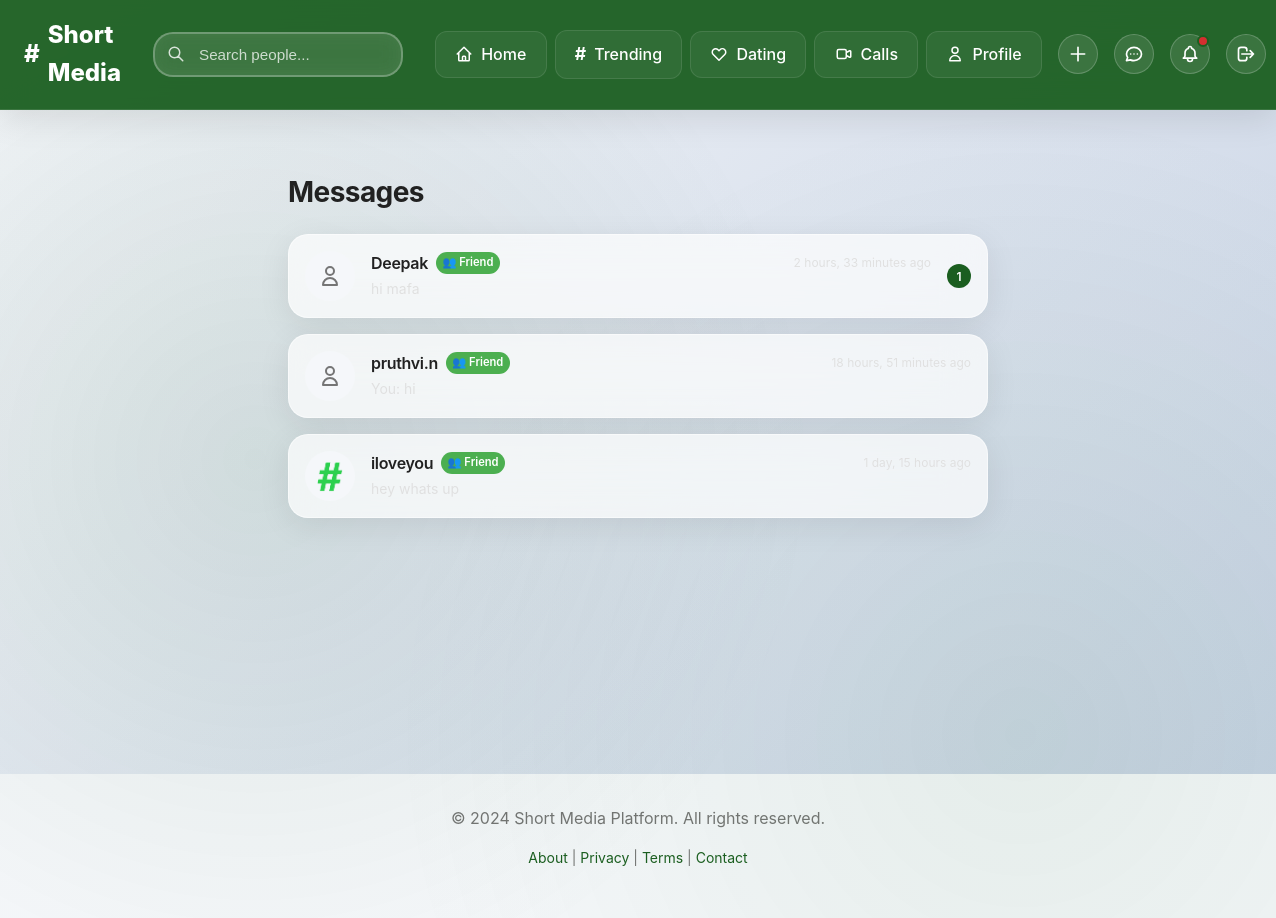
The app's page /messages/inbox/ (signed in) with its own data.
### messaging/models.py (models this page shows, shortened)
class Conversation(TimeStampedModel):
    participant1 = models.ForeignKey(
        settings.AUTH_USER_MODEL,
        on_delete=models.CASCADE,
        related_name='conversations_as_participant1'
    )
    participant2 = models.ForeignKey(
        settings.AUTH_USER_MODEL,
        on_delete=models.CASCADE,
        related_name='conversations_as_participant2'
    )
    last_message_at = models.DateTimeField(auto_now_add=True)
    class Meta:
        db_table = 'conversations'
        verbose_name = 'Conversation'
        verbose_name_plural = 'Conversations'
        unique_together = ['participant1', 'participant2']
        ordering = ['-last_message_at']
        indexes = [
            models.Index(fields=['participant1', 'last_message_at']),
            models.Index(fields=['participant2', 'last_message_at']),
        ]
    def get_other_participant(self, user):
        if self.participant1 == user:
            return self.participant2
        return self.participant1
    def get_unread_count(self, user):
        return self.messages.filter(receiver=user, is_read=False).count()

class Message(TimeStampedModel):
    conversation = models.ForeignKey(
        Conversation,
        on_delete=models.CASCADE,
        related_name='messages'
    )
    sender = models.ForeignKey(
        settings.AUTH_USER_MODEL,
        on_delete=models.CASCADE,
        related_name='sent_messages'
    )
    receiver = models.ForeignKey(
        settings.AUTH_USER_MODEL,
        on_delete=models.CASCADE,
        related_name='received_messages'
    )
    text = models.TextField()
    is_read = models.BooleanField(default=False)
    read_at = models.DateTimeField(null=True, blank=True)
    class Meta:
        db_table = 'messages'
        verbose_name = 'Message'
        verbose_name_plural = 'Messages'
        ordering = ['created_at']
        indexes = [
            models.Index(fields=['conversation', 'created_at']),
            models.Index(fields=['receiver', 'is_read']),
        ]

### users/models.py (models this page shows, shortened)
class User(AbstractUser):
    email = models.EmailField(unique=True, db_index=True)
    username = models.CharField(max_length=50, unique=True, db_index=True)
    is_verified = models.BooleanField(default=False)
    is_online = models.BooleanField(default=False)
    last_seen = models.DateTimeField(null=True, blank=True)
    USERNAME_FIELD = 'email'
    REQUIRED_FIELDS = ['username']
    class Meta:
        db_table = 'users'
        verbose_name = 'User'
        verbose_name_plural = 'Users'
        ordering = ['-date_joined']

class UserProfile(TimeStampedModel):
    user = models.OneToOneField(
        settings.AUTH_USER_MODEL,
        on_delete=models.CASCADE,
        related_name='profile'
    )
    bio = models.TextField(max_length=500, blank=True, default='')
    profile_picture = models.ImageField(
        upload_to='profile_pictures/',
        null=True,
        blank=True
    )
    date_of_birth = models.DateField(null=True, blank=True)
    gender = models.CharField(
        max_length=20,
        choices=[
            ('male', 'Male'),
            ('female', 'Female'),
            ('other', 'Other'),
            ('prefer_not_to_say', 'Prefer not to say'),
        ],
        blank=True,
        default=''
    )
    location = models.CharField(max_length=100, blank=True, default='')
    interests = models.JSONField(default=list, blank=True)
    relationship_status = models.CharField(
        max_length=20,
        choices=[
            ('single', 'Single'),
            ('in_relationship', 'In a Relationship'),
            ('engaged', 'Engaged'),
            ('married', 'Married'),
            ('complicated', 'It\'s Complicated'),
            ('open_relationship', 'In an Open Relationship'),
            ('prefer_not_to_say', 'Prefer not to say'),
        ],
        blank=True,
        default=''
    )
    blocked_users = models.ManyToManyField(
        settings.AUTH_USER_MODEL,
        related_name='blocked_by',
        blank=True
    )
    show_in_dating_search = models.BooleanField(default=True)  # Appear in dating search
    friends_list_privacy = models.CharField(
        max_length=20,
        choices=[
            ('PUBLIC', 'Public'),
            ('FRIENDS', 'Friends Only'),
            ('PRIVATE', 'Private'),
        ],
        default='PUBLIC'
    )
    dating_list_privacy = models.CharField(
        max_length=20,
        choices=[
            ('PUBLIC', 'Public'),
            ('FRIENDS', 'Friends Only'),
            ('PRIVATE', 'Private'),
        ],
        default='FRIENDS'
    )
    posts_count = models.IntegerField(default=0)
    followers_count = models.IntegerField(default=0)
    following_count = models.IntegerField(default=0)
    class Meta:
        db_table = 'user_profiles'
        verbose_name = 'User Profile'
        verbose_name_plural = 'User Profiles'
    def get_friends(self):
        from messaging.models import Friendship
        sent_friendships = Friendship.objects.filter(
            sender=self.user,
            status='ACCEPTED'
        ).select_related('receiver')
        received_friendships = Friendship.objects.filter(
            receiver=self.user,
            status='ACCEPTED'
        ).select_related('sender')
        friends = []
        for friendship in sent_friendships:
            friends.append(friendship.receiver)
        for friendship in received_friendships:
            friends.append(friendship.sender)
        return friends
    def get_dating_relationships(self):
        from dating.models import MatchRequest
        sent_matches = MatchRequest.objects.filter(
            sender=self.user,
            status='ACCEPTED'
        ).select_related('receiver')
        received_matches = MatchRequest.objects.filter(
            receiver=self.user,
            status='ACCEPTED'
        ).select_related('sender')
        dating = []
        for match in sent_matches:
            dating.append(match.receiver)
        for match in received_matches:
            dating.append(match.sender)
        return dating

### messaging/views.py (the view)
# urls.py: path('inbox/', views.inbox_view, name='inbox'),
@login_required
def inbox_view(request):
    friends = request.user.profile.get_friends()
    dating_partners = request.user.profile.get_dating_relationships()
    conversations = Conversation.objects.filter(
        Q(participant1=request.user) | Q(participant2=request.user)
    ).select_related('participant1', 'participant2', 'participant1__profile', 'participant2__profile').order_by('-last_message_at')
    conversations_data = []
    friend_ids = [friend.id for friend in friends]
    dating_ids = [partner.id for partner in dating_partners]
    for conv in conversations:
        other_user = conv.get_other_participant(request.user)
        last_message = conv.messages.last()
        unread_count = conv.get_unread_count(request.user)
        is_friend = other_user.id in friend_ids
        is_dating = other_user.id in dating_ids
        conversations_data.append({
            'conversation': conv,
            'other_user': other_user,
            'last_message': last_message,
            'unread_count': unread_count,
            'is_friend': is_friend,
            'is_dating': is_dating,
        })
    conversations_data.sort(key=lambda x: (not x['is_dating'], not x['is_friend'], -x['conversation'].last_message_at.timestamp()))
    return render(request, 'messaging/inbox.html', {
        'conversations': conversations_data,
        'friends': friends,
        'dating_partners': dating_partners,
    })

### messaging/templates/messaging/inbox.html (shortened to what this page needs)
{% extends 'base.html' %}
{% load static %}
{% block content %}
<div class="container" style="margin-top: 2rem; margin-bottom: 6rem;">
    <div style="max-width: 700px; margin: 0 auto;">
        <h1 style="margin-bottom: 1.5rem; font-size: 1.75rem; font-weight: 700;">Messages</h1>
        {% if conversations %}
            {% for conv_data in conversations %}
            <a href="{% url 'messaging:conversation' conv_data.other_user.username %}" style="text-decoration: none; color: inherit;">
                <div class="card" style="margin-bottom: 1rem; padding: 1rem; cursor: pointer; transition: transform 0.2s;">
                    <div style="display: flex; align-items: center; gap: 1rem;">
                        <div style="width: 50px; height: 50px; border-radius: 50%; background: var(--secondary-gray-light); display: flex; align-items: center; justify-content: center; font-size: 1.5rem; flex-shrink: 0;">
                            {% if conv_data.other_user.profile.profile_picture %}
                            <img src="{{ conv_data.other_user.profile.profile_picture.url }}" alt="{{ conv_data.other_user.username }}" style="width: 100%; height: 100%; border-radius: 50%; object-fit: cover;">
                            {% else %}
                            <svg style="width: 24px; height: 24px; color: var(--text-secondary);" fill="none" stroke="currentColor" viewBox="0 0 24 24">
                                <path stroke-linecap="round" stroke-linejoin="round" stroke-width="2" d="M16 7a4 4 0 11-8 0 4 4 0 018 0zM12 14a7 7 0 00-7 7h14a7 7 0 00-7-7z"></path>
                            </svg>
                            {% endif %}
                        </div>
                        <div style="flex: 1; min-width: 0;">
                            <div style="display: flex; justify-content: space-between; align-items: center; margin-bottom: 0.25rem;">
                                <div style="display: flex; align-items: center; gap: 0.5rem;">
                                    <h3 style="margin: 0; font-size: 1rem; font-weight: 600;">{{ conv_data.other_user.username }}</h3>
                                    {% if conv_data.is_dating %}
                                    <span style="background: #E91E63; color: white; padding: 0.1rem 0.4rem; border-radius: 12px; font-size: 0.7rem; font-weight: 600;">💕 Dating</span>
                                    {% elif conv_data.is_friend %}
                                    <span style="background: #4CAF50; color: white; padding: 0.1rem 0.4rem; border-radius: 12px; font-size: 0.7rem; font-weight: 600;">👥 Friend</span>
                                    {% endif %}
                                </div>
                                {% if conv_data.last_message %}
                                <span style="font-size: 0.75rem; color: var(--secondary-gray);">
                                    {{ conv_data.last_message.created_at|timesince }} ago
                                </span>
                                {% endif %}
                            </div>
                            {% if conv_data.last_message %}
                            <p style="margin: 0; font-size: 0.875rem; color: var(--secondary-gray); overflow: hidden; text-overflow: ellipsis; white-space: nowrap;">
                                {% if conv_data.last_message.sender == user %}You: {% endif %}{{ conv_data.last_message.text }}
                            </p>
                            {% else %}
                            <p style="margin: 0; font-size: 0.875rem; color: var(--secondary-gray);">No messages yet</p>
                            {% endif %}
                        </div>
                        {% if conv_data.unread_count > 0 %}
                        <div style="width: 24px; height: 24px; border-radius: 50%; background: var(--primary-green); color: white; display: flex; align-items: center; justify-content: center; font-size: 0.75rem; font-weight: 600; flex-shrink: 0;">
                            {{ conv_data.unread_count }}
                        </div>
                        {% endif %}
                    </div>
                </div>
            </a>
            {% endfor %}
        {% endif %}
    </div>
</div>
{% endblock %}

### static/css/base.css (style rules this page uses)
:root { --primary-green: #1B5E20; --primary-green-dark: #0D3F14; --primary-green-light: #2E7D32; --primary-green-lighter: #4CAF50; --primary-green-glow: rgba(27, 94, 32, 0.3); --secondary-white: #FFFFFF; --secondary-gray-light: #F5F7FA; --secondary-gray: #E0E0E0; --secondary-gray-dark: #757575; --glass-white: rgba(255, 255, 255, 0.25); --glass-white-strong: rgba(255, 255, 255, 0.7); --glass-border: rgba(255, 255, 255, 0.18); --glass-shadow: rgba(31, 38, 135, 0.15); --text-primary: #212121; --text-secondary: #757575; --text-white: #FFFFFF; --success: #1B5E20; --danger: #D32F2F; --warning: #F57C00; --info: #1976D2; --dark-bg: #121212; --dark-surface: #1E1E1E; --dark-text: #E0E0E0; --spacing-xs: 0.25rem; --spacing-sm: 0.5rem; --spacing-md: 1rem; --spacing-lg: 1.5rem; --spacing-xl: 2rem; --spacing-xxl: 3rem; --radius-sm: 8px; --radius-md: 12px; --radius-lg: 20px; --radius-xl: 24px; --radius-full: 50%; --shadow-sm: 0 2px 8px rgba(0, 0, 0, 0.08); --shadow-md: 0 4px 16px rgba(0, 0, 0, 0.1); --shadow-lg: 0 8px 32px rgba(0, 0, 0, 0.12); --shadow-xl: 0 16px 48px rgba(0, 0, 0, 0.15); --glow-green: 0 0 20px var(--primary-green-glow); --transition-fast: 0.2s cubic-bezier(0.4, 0, 0.2, 1); --transition-normal: 0.3s cubic-bezier(0.4, 0, 0.2, 1); --transition-slow: 0.5s cubic-bezier(0.4, 0, 0.2, 1); }
* { margin: 0; padding: 0; box-sizing: border-box; }
body { font-family: -apple-system, BlinkMacSystemFont, 'Segoe UI', Roboto, 'Helvetica Neue', Arial, sans-serif; line-height: 1.6; color: var(--text-primary); background: linear-gradient(135deg, #f5f7fa 0%, #c3cfe2 100%); min-height: 100vh; position: relative; }
body::before { content: ''; position: fixed; top: 0; left: 0; width: 100%; height: 100%; background-image: radial-gradient(circle at 20% 50%, rgba(27, 94, 32, 0.1) 0%, transparent 50%), radial-gradient(circle at 80% 80%, rgba(46, 125, 50, 0.08) 0%, transparent 50%); pointer-events: none; z-index: 0; }
h1, h2, h3, h4, h5, h6 { font-weight: 700; line-height: 1.3; margin-bottom: var(--spacing-md); color: var(--text-primary); letter-spacing: -0.02em; }
h1 { font-size: 2.5rem; }
h3 { font-size: 1.75rem; }
p { margin-bottom: var(--spacing-md); }
a { color: var(--primary-green); text-decoration: none; transition: all var(--transition-fast); }
.container { max-width: 1200px; margin: 0 auto; padding: 0 var(--spacing-md); }
.card { background: rgba(255, 255, 255, 0.7); backdrop-filter: blur(20px); -webkit-backdrop-filter: blur(20px); border-radius: var(--radius-lg); border: 1px solid rgba(255, 255, 255, 0.5); box-shadow: 0 8px 32px rgba(0, 0, 0, 0.08); padding: 0; margin-bottom: var(--spacing-lg); transition: all var(--transition-normal); overflow: hidden; }
@media (min-width: 769px) { .container { padding: 0 2rem !important; } }
@media (min-width: 769px) { .card { transition: all 0.3s ease; } }

### static/css/mobile.css (style rules this page uses)
.card { animation: slideUp 0.4s cubic-bezier(0.4, 0, 0.2, 1); }

### records on screen
Conversation: other_user.username "Deepak", last_message.created_at "2 hours, 33 minutes", last_message.text "hi mafa", unread_count "1"
Conversation: other_user.username "pruthvi.n", last_message.created_at "18 hours, 51 minutes", shows "You:", last_message.text "hi"
Conversation: other_user.profile.profile_picture (picture), other_user.username "iloveyou", last_message.created_at "1 day, 15 hours", last_message.text "hey whats up"
